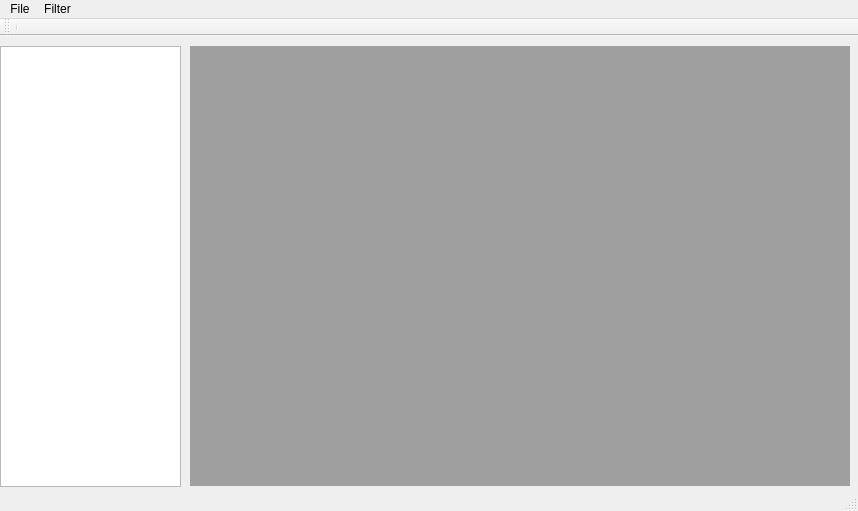
<?xml version="1.0" encoding="UTF-8"?>
<ui version="4.0">
 <class>ITSClass</class>
 <widget class="QMainWindow" name="ITSClass">
  <property name="geometry">
   <rect>
    <x>0</x>
    <y>0</y>
    <width>858</width>
    <height>511</height>
   </rect>
  </property>
  <property name="windowTitle">
   <string>ITS</string>
  </property>
  <widget class="QWidget" name="centralWidget">
   <widget class="QMdiArea" name="mdiArea">
    <property name="geometry">
     <rect>
      <x>190</x>
      <y>10</y>
      <width>660</width>
      <height>440</height>
     </rect>
    </property>
    <property name="verticalScrollBarPolicy">
     <enum>Qt::ScrollBarAsNeeded</enum>
    </property>
    <property name="viewMode">
     <enum>QMdiArea::SubWindowView</enum>
    </property>
   </widget>
   <widget class="QTreeView" name="treeView">
    <property name="geometry">
     <rect>
      <x>0</x>
      <y>10</y>
      <width>181</width>
      <height>441</height>
     </rect>
    </property>
   </widget>
  </widget>
  <widget class="QMenuBar" name="menuBar">
   <property name="geometry">
    <rect>
     <x>0</x>
     <y>0</y>
     <width>858</width>
     <height>21</height>
    </rect>
   </property>
   <widget class="QMenu" name="menuFile">
    <property name="title">
     <string>File</string>
    </property>
    <widget class="QMenu" name="menuImport_Photos">
     <property name="title">
      <string>Import Photos</string>
     </property>
     <addaction name="actionKlasor"/>
     <addaction name="actionWeb"/>
     <addaction name="actionSearch_HardDisk"/>
    </widget>
    <addaction name="menuImport_Photos"/>
    <addaction name="actionExport_Photos"/>
   </widget>
   <widget class="QMenu" name="menuFilter">
    <property name="title">
     <string>Filter</string>
    </property>
   </widget>
   <addaction name="menuFile"/>
   <addaction name="menuFilter"/>
  </widget>
  <widget class="QToolBar" name="mainToolBar">
   <attribute name="toolBarArea">
    <enum>TopToolBarArea</enum>
   </attribute>
   <attribute name="toolBarBreak">
    <bool>false</bool>
   </attribute>
   <addaction name="separator"/>
  </widget>
  <widget class="QStatusBar" name="statusBar"/>
  <action name="actionImport">
   <property name="text">
    <string>Import</string>
   </property>
  </action>
  <action name="actionKlasor">
   <property name="text">
    <string>Klasor</string>
   </property>
  </action>
  <action name="actionWeb">
   <property name="text">
    <string>Web</string>
   </property>
  </action>
  <action name="actionExport">
   <property name="text">
    <string>Export</string>
   </property>
  </action>
  <action name="actionExport_Photos">
   <property name="text">
    <string>Export Photos</string>
   </property>
  </action>
  <action name="actionSearch_HardDisk">
   <property name="text">
    <string>Search HardDisk</string>
   </property>
  </action>
 </widget>
 <layoutdefault spacing="6" margin="11"/>
 <resources>
  <include location="its.qrc"/>
 </resources>
 <connections/>
</ui>
